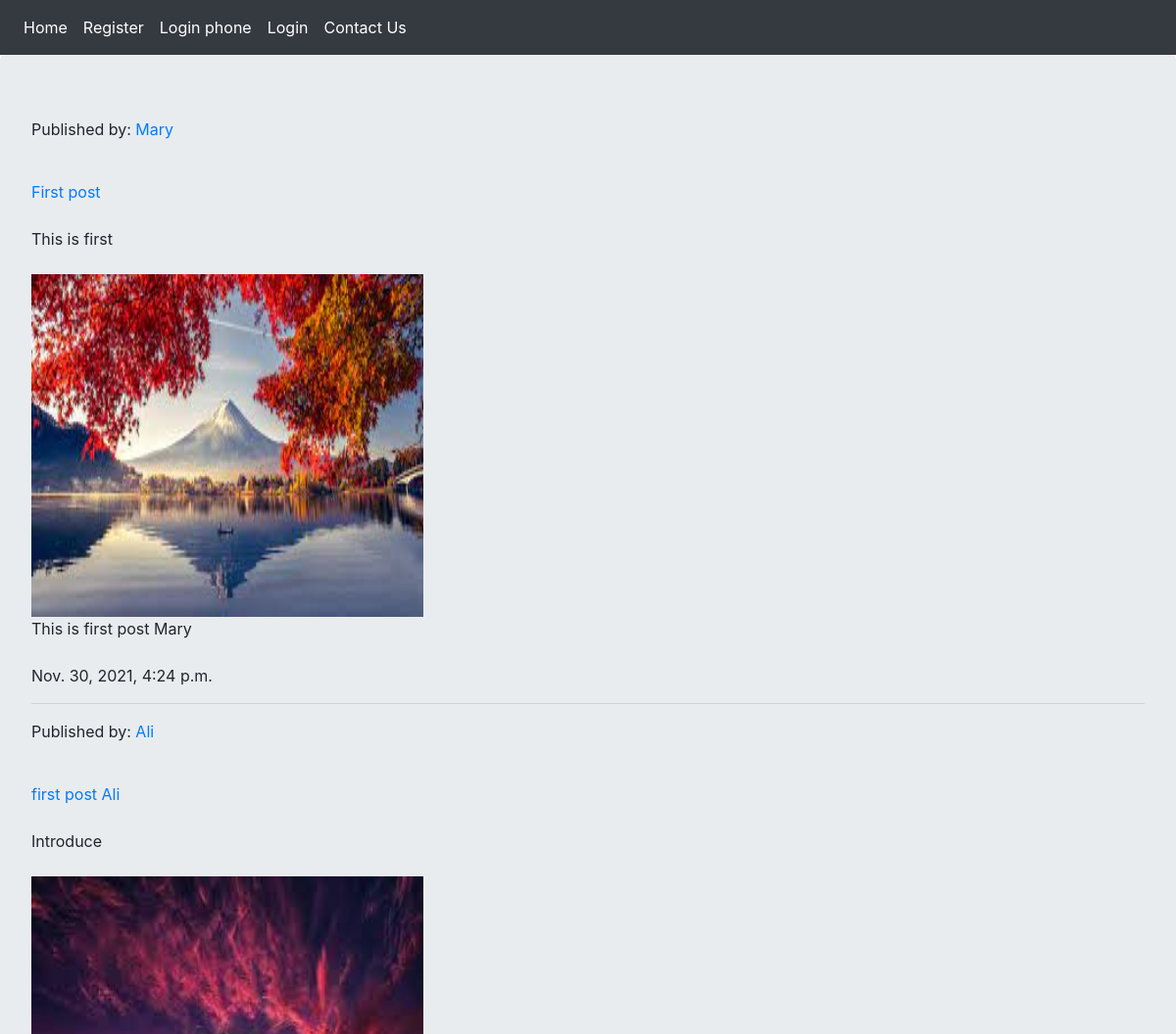
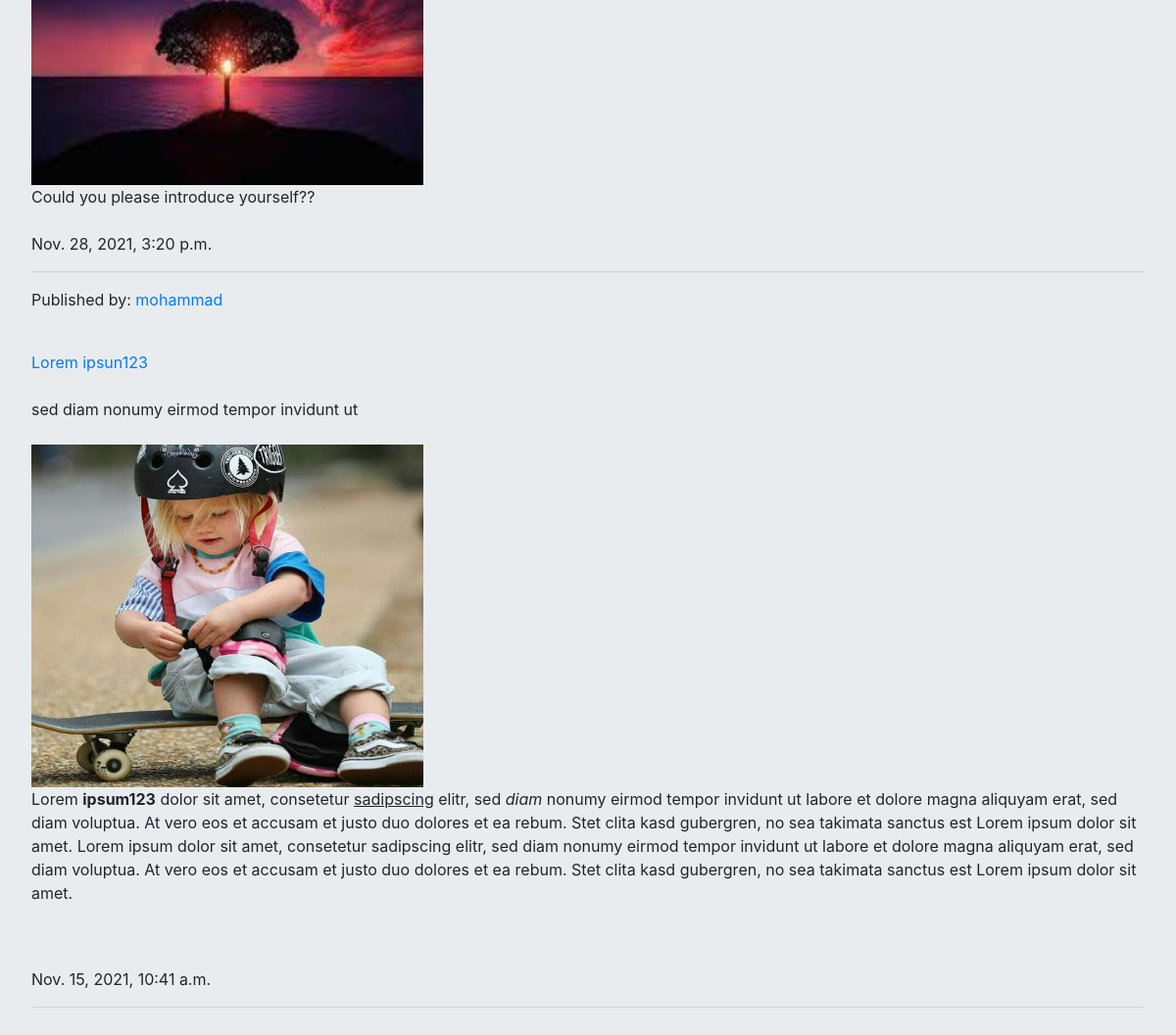
The page / on the database its author committed (2 pictures, top to bottom).
### blog/models.py (models this page shows, shortened)
class Post(models.Model):
    user = models.ForeignKey(User, on_delete=models.CASCADE)
    title = models.CharField(max_length=250)
    body = RichTextField()
    snippet = models.CharField(max_length=300)
    image = models.ImageField(upload_to='images/')
    publish = models.DateTimeField(default=timezone.now)
    created = models.DateTimeField(auto_now_add=True)
    updated = models.DateTimeField(auto_now=True)
    status = models.BooleanField(default=False)
    class Meta:
        ordering = ['-publish']

### accounts/models.py (models this page shows, shortened)
class User(AbstractBaseUser):
    username = models.CharField(max_length=50, unique=True)
    email = models.EmailField(max_length=255, unique=True, verbose_name='email address')
    full_name = models.CharField(max_length=255, blank=True, null=True)
    is_active = models.BooleanField(default=True)
    is_admin = models.BooleanField(default=False)
    objects = UserManager()
    USERNAME_FIELD = 'username'
    REQUIRED_FIELDS = ['email', 'full_name']
    def __str__(self):
        return self.username

### blog/views.py (the view)
# urls.py: path('', views.PostList.as_view(), name='home'),
class PostList(View):
    posts = Post.objects.filter(status=True)
    def get(self, request):
        return render(request, 'blog/post.html', {'posts':self.posts})

### blog/templates/blog/post.html (shortened to what this page needs)
{% extends 'base.html' %}
    {% block content %}
        {% for post in posts %}
            <p>Published by:<a href="{% url 'accounts:profile' post.user.id %}"> {{ post.user }}</a></p><br>
            <a href="{% url 'blog:post_detail' post.id %}">{{ post.title }}</a><br><br>
            {{post.snippet}}<br><br>
            <img src="{{ post.image.url }}" alt="" width="400" height="350"><br>
            {{ post.body|safe }}<br><br>
            {{ post.publish }}<hr>
        {% endfor %}
    {% endblock %}

### rows shown on the page
Post: user "Mary", title "First post", snippet "This is first", image (picture), body "This is first post Mary", publish "Nov. 30, 2021, 4:24 p.m."
Post: user "Ali", title "first post Ali", snippet "Introduce", image (picture), body "Could you please introduce yourself??", publish "Nov. 28, 2021, 3:20 p.m."
Post: user "mohammad", title "Lorem ipsun123", snippet "sed diam nonumy eirmod tempor invidunt ut", image (picture), body "Lorem ipsum123 dolor sit amet, consetetur sadipscing elitr, sed diam nonumy eirmod tempor invidunt ut labore et dolore magna aliquyam erat, sed diam voluptua. At vero eos et accusam et justo duo dolores et ea rebum. Stet clita kasd gubergren, no sea takimata sanctus est Lorem ipsum dolor sit amet. Lorem ipsum dolor sit amet, consetetur sadipscing elitr, sed diam nonumy eirmod tempor invidunt ut labore et dolore magna aliquyam erat, sed diam voluptua. At vero eos et accusam et justo duo dolores et ea rebum. Stet clita kasd gubergren, no sea takimata sanctus est Lorem ipsum dolor sit amet.", publish "Nov. 15, 2021, 10:41 a.m."
